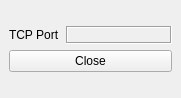
<?xml version="1.0" encoding="UTF-8"?>
<ui version="4.0">
 <class>plotGuiMain</class>
 <widget class="QMainWindow" name="plotGuiMain">
  <property name="geometry">
   <rect>
    <x>0</x>
    <y>0</y>
    <width>181</width>
    <height>98</height>
   </rect>
  </property>
  <property name="sizePolicy">
   <sizepolicy hsizetype="Fixed" vsizetype="Fixed">
    <horstretch>0</horstretch>
    <verstretch>0</verstretch>
   </sizepolicy>
  </property>
  <property name="windowTitle">
   <string>Plot GUI Main</string>
  </property>
  <widget class="QWidget" name="centralwidget">
   <layout class="QGridLayout" name="gridLayout">
    <item row="0" column="0">
     <layout class="QVBoxLayout" name="verticalLayout">
      <item>
       <layout class="QHBoxLayout" name="horizontalLayout">
        <item>
         <widget class="QLabel" name="lblPortLable">
          <property name="sizePolicy">
           <sizepolicy hsizetype="Maximum" vsizetype="Preferred">
            <horstretch>0</horstretch>
            <verstretch>0</verstretch>
           </sizepolicy>
          </property>
          <property name="text">
           <string>TCP Port</string>
          </property>
         </widget>
        </item>
        <item>
         <widget class="QLabel" name="lblPort">
          <property name="sizePolicy">
           <sizepolicy hsizetype="Preferred" vsizetype="Maximum">
            <horstretch>0</horstretch>
            <verstretch>0</verstretch>
           </sizepolicy>
          </property>
          <property name="minimumSize">
           <size>
            <width>70</width>
            <height>0</height>
           </size>
          </property>
          <property name="frameShape">
           <enum>QFrame::Box</enum>
          </property>
          <property name="frameShadow">
           <enum>QFrame::Sunken</enum>
          </property>
          <property name="text">
           <string/>
          </property>
         </widget>
        </item>
       </layout>
      </item>
      <item>
       <widget class="QPushButton" name="cmdClose">
        <property name="text">
         <string>Close</string>
        </property>
       </widget>
      </item>
     </layout>
    </item>
   </layout>
  </widget>
  <widget class="QMenuBar" name="menubar">
   <property name="geometry">
    <rect>
     <x>0</x>
     <y>0</y>
     <width>181</width>
     <height>23</height>
    </rect>
   </property>
  </widget>
 </widget>
 <resources/>
 <connections/>
</ui>
